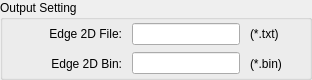
       <widget class="QGroupBox" name="groupBox_6">
        <property name="minimumSize">
         <size>
          <width>0</width>
          <height>80</height>
         </size>
        </property>
        <property name="maximumSize">
         <size>
          <width>16777215</width>
          <height>80</height>
         </size>
        </property>
        <property name="title">
         <string>Output Setting</string>
        </property>
        <layout class="QVBoxLayout" name="verticalLayout_4">
         <property name="spacing">
          <number>2</number>
         </property>
         <property name="leftMargin">
          <number>9</number>
         </property>
         <property name="topMargin">
          <number>0</number>
         </property>
         <property name="rightMargin">
          <number>9</number>
         </property>
         <property name="bottomMargin">
          <number>0</number>
         </property>
         <item>
          <layout class="QHBoxLayout" name="horizontalLayout_7">
           <property name="spacing">
            <number>10</number>
           </property>
           <item>
            <widget class="QLabel" name="label_31">
             <property name="minimumSize">
              <size>
               <width>110</width>
               <height>0</height>
              </size>
             </property>
             <property name="maximumSize">
              <size>
               <width>80</width>
               <height>16777215</height>
              </size>
             </property>
             <property name="text">
              <string>Edge 2D File:</string>
             </property>
             <property name="alignment">
              <set>Qt::AlignRight|Qt::AlignTrailing|Qt::AlignVCenter</set>
             </property>
            </widget>
           </item>
           <item>
            <widget class="QLineEdit" name="lineEdit_20"/>
           </item>
           <item>
            <widget class="QLabel" name="label_32">
             <property name="minimumSize">
              <size>
               <width>50</width>
               <height>0</height>
              </size>
             </property>
             <property name="maximumSize">
              <size>
               <width>40</width>
               <height>16777215</height>
              </size>
             </property>
             <property name="text">
              <string>(*.txt)</string>
             </property>
            </widget>
           </item>
          </layout>
         </item>
         <item>
          <layout class="QHBoxLayout" name="horizontalLayout_8">
           <property name="spacing">
            <number>10</number>
           </property>
           <item>
            <widget class="QLabel" name="label_33">
             <property name="minimumSize">
              <size>
               <width>110</width>
               <height>0</height>
              </size>
             </property>
             <property name="maximumSize">
              <size>
               <width>80</width>
               <height>16777215</height>
              </size>
             </property>
             <property name="text">
              <string>Edge 2D Bin:</string>
             </property>
             <property name="alignment">
              <set>Qt::AlignRight|Qt::AlignTrailing|Qt::AlignVCenter</set>
             </property>
            </widget>
           </item>
           <item>
            <widget class="QLineEdit" name="lineEdit_21"/>
           </item>
           <item>
            <widget class="QLabel" name="label_34">
             <property name="minimumSize">
              <size>
               <width>50</width>
               <height>0</height>
              </size>
             </property>
             <property name="maximumSize">
              <size>
               <width>40</width>
               <height>16777215</height>
              </size>
             </property>
             <property name="text">
              <string>(*.bin)</string>
             </property>
            </widget>
           </item>
          </layout>
         </item>
        </layout>
       </widget>
